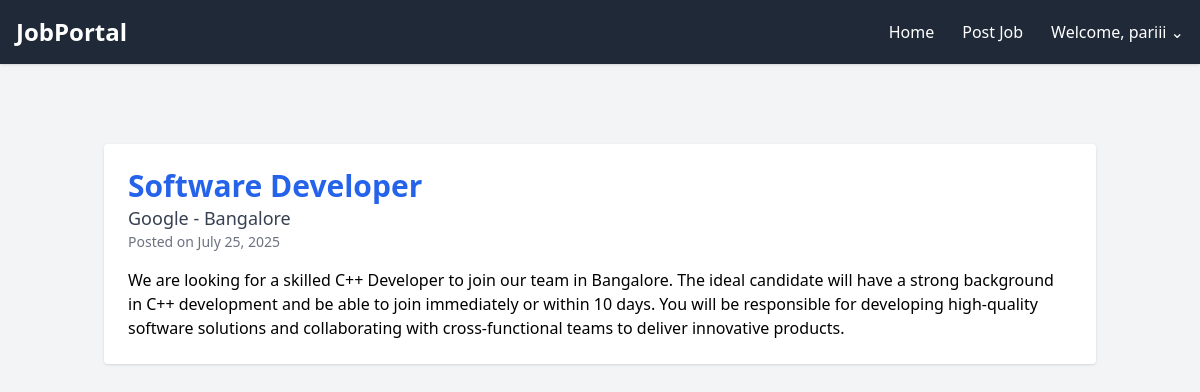
The page /1/ (signed in) on the database its author committed.
### jobs/models.py (models this page shows, shortened)
class JobPost(models.Model):
    title = models.CharField(max_length=255)
    company = models.CharField(max_length=255)
    location = models.CharField(max_length=255)
    description = models.TextField()
    posted_at = models.DateTimeField(auto_now_add=True)

### jobs/views.py (the view)
# urls.py: path('<int:pk>/', JobDetailView.as_view(), name='job_detail'),
class JobDetailView(DetailView):
    model = JobPost
    template_name = 'jobs/job_detail.html'
    context_object_name = 'job'

### jobs/templatetags/profile_extras.py (called while the page is built)
@register.filter(name='can_post_job')
def can_post_job(user):
    if not user.is_authenticated:
        return False
    if user.is_staff:
        return True
    profile = getattr(user, 'userprofile', None)
    if profile and profile.is_recruiter and profile.is_approved:
        return True
    return False

### jobs/templates/jobs/job_detail.html (shortened to what this page needs)
{% extends "base.html" %}
{% block content %}
<div class="bg-white p-6 rounded shadow">
  <h2 class="text-3xl font-bold text-blue-600">{{ job.title }}</h2>
  <p class="text-gray-700 text-lg">{{ job.company }} - {{ job.location }}</p>
  <p class="text-sm text-gray-500">Posted on {{ job.posted_at|date:"F d, Y" }}</p>
  <div class="mt-4">
    <p>{{ job.description }}</p>
  </div>
</div>
{% endblock %}

### templates/base.html (shortened to what this page needs)
<!DOCTYPE html>
<html lang="en">
<head>
  {% load profile_extras %}
  <script src="https://cdn.tailwindcss.com"></script>
</head>
<body class="pt-16 bg-gray-100 font-sans leading-normal tracking-normal">
  <nav class="fixed top-0 left-0 w-full bg-gray-800 text-white px-4 py-3 flex items-center justify-between shadow z-50">
    <a href="{% url 'job_list' %}" class="text-2xl font-bold">JobPortal</a>
    <div class="hidden md:flex space-x-4 items-center">
      <a href="{% url 'job_list' %}" class="hover:text-yellow-400">Home</a>
      {% if user.is_authenticated %}
        {% if user|can_post_job %}
          <a href="{% url 'job_create' %}" class="px-3 py-2 hover:text-yellow-400">Post Job</a>
        {% endif %}
        <div class="relative group">
          <button class="hover:text-yellow-400 focus:outline-none">Welcome, {{ user.username }} ⌄</button>
        </div>
      {% else %}
        <a href="{% url 'login' %}" class="hover:text-yellow-400">Login</a>
        <a href="{% url 'register' %}" class="hover:text-yellow-400">Register</a>
      {% endif %}
    </div>
  </nav>
<div class="container mx-auto pt-20 px-4">
    {% block content %}{% endblock %}
  </div>
</body>
</html>

### rows shown on the page
JobPost: title "Software Developer", company "Google", location "Bangalore", posted_at "July 25, 2025", description "We are looking for a skilled C++ Developer to join our team in Bangalore. The ideal candidate will have a strong background in C++ development and be able to join immediately or within 10 days. You will be responsible for developing high-quality software solutions and collaborating with cross-functional teams to deliver innovative products."

### other values the page prints
{{ user.username }} "pariii"
